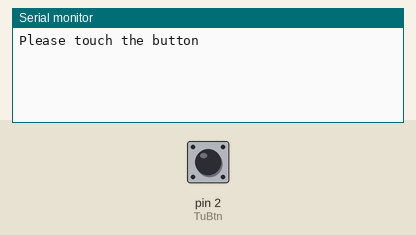
The sketch below on a simulated Arduino Uno, built with avr-gcc and run on an emulated ATmega328P. Parts: the last lines printed to the serial monitor. Inputs (shaded band) come from the test bench; at power-on: pin 2 (TuBtn) LOW.

Above: at 1.2 s.
1.3 s: pin 2 (TuBtn) pulled HIGH for 0.15 s
At 2.6 s:
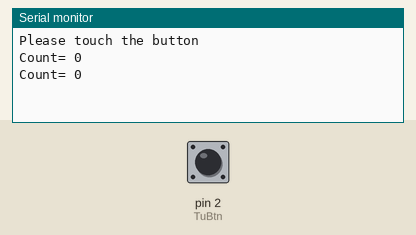
2.9 s: pin 2 (TuBtn) pulled HIGH for 1 s
At 4.5 s:
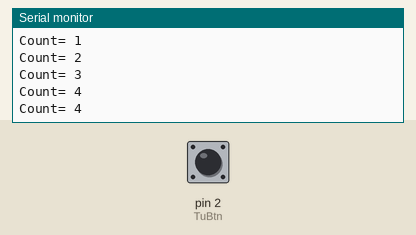
5.4 s: pin 2 (TuBtn) pulled HIGH for 1 s
At 7.3 s:
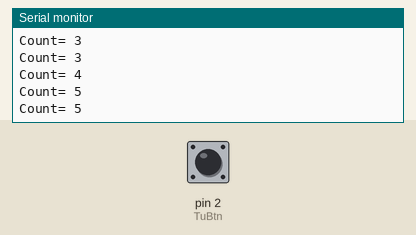
Timing chart, 0 to 8.8 s (numbered marks = the images above; inputs shaded):
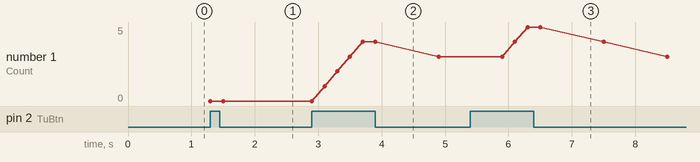

Measured:
- after the input at 1.3 s, the serial monitor: prints a new line at once (image 1)
- after the input at 2.9 s, the serial monitor: prints a new line after 0.20 s (image 2)
- after the input at 5.4 s, the serial monitor: prints a new line after 0.90 s (image 3)
- plotted number 1: 0 → 3 after the input at 2.9 s

The sketch:

ngt_touch_button.ino
```cpp
// Faya-Nugget Sample Code
// Date: 2015/01/27
// Module Name: Touch Button
// Module Number: #ngt-di-tchbtn-1A
// Description:Using touch button to count up and down in serial monitor.

// Wiring: Module Pin ==> Arduino Pin
//                OUT ==> D2

// define pins
#define TuBtn 2

void setup()
{
  //The setup uart baud rate.
  Serial.begin(9600);
  pinMode(TuBtn, INPUT);

  Serial.println("Please touch the button");
}

int TouchCount=0;

void loop()
{
  if(digitalRead(TuBtn)==HIGH)        //touch button count up
  {
     Serial.print("Count= ");
     Serial.println(TouchCount++);
     delay(200);
  }
  else if(digitalRead(TuBtn)==LOW && TouchCount > 0)
  {                                   //release button count down
     Serial.print("Count= ");
     Serial.println(--TouchCount);
     delay(1000);
  }


}
```
